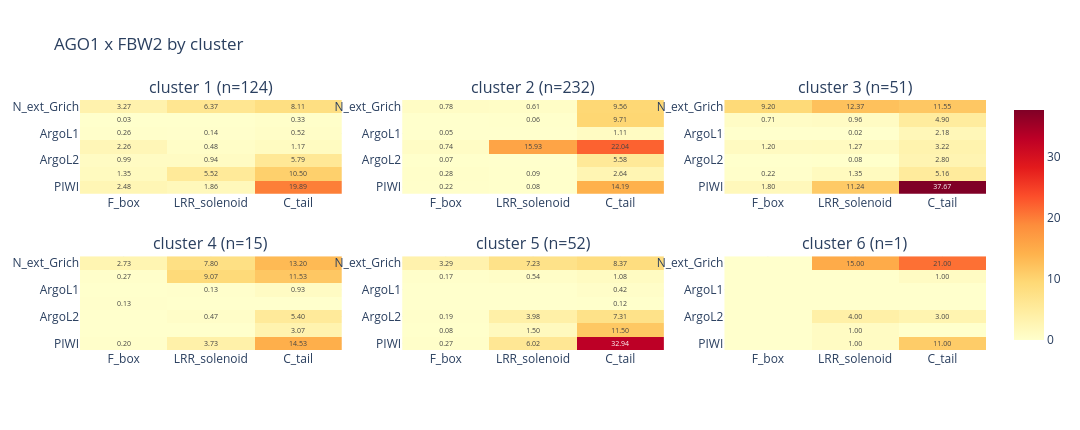

Notebook code for this chart:
### Markdown cell above
## Per-pose-cluster breakdown

One small-multiple panel per couple: one heatmap per pose cluster (`scripts/pose_cluster_anchor.py`'s `cluster` column), shared colour scale
within the panel. If there's only one cluster this collapses to a single tile.

### Code cell
clusters = sorted(df["cluster"].unique())
cluster_n_models = df.groupby("cluster")["fname"].nunique()
print(f"{len(clusters)} pose cluster(s): " + ", ".join(f'{k} (n={cluster_n_models[k]})' for k in clusters))

def panel_by(group_col, group_values, group_n_models, tag, subdir):
    for c in COUPLES:
        ligand_name = LIGAND_CHAIN_NAMES[c]
        mats = {}
        for g in group_values:
            res = couple_matrix(df[df[group_col] == g], c, group_n_models[g])
            if res is not None:
                mats[g] = res
        if not mats:
            print(f"No {RECEPTOR_NAME}-{ligand_name} contacts for any {tag} -- skipping.")
            continue
        present = list(mats)
        zmax = max(r[2].values.max() for r in mats.values()) or 1
        ncols = min(3, len(present)); nrows = -(-len(present) // ncols)
        fig = make_subplots(rows=nrows, cols=ncols,
                            subplot_titles=[f"{tag} {g} (n={group_n_models[g]})" for g in present])
        for i, g in enumerate(present):
            x_labels, y_labels, rate = mats[g]
            r, cc = i // ncols + 1, i % ncols + 1
            fig.add_trace(go.Heatmap(z=rate.values, x=x_labels, y=y_labels, colorscale="YlOrRd",
                zmin=0, zmax=float(zmax), showscale=bool(g == present[-1]),
                text=[[f"{v:.2f}" if v > 0 else "" for v in row] for row in rate.values],
                texttemplate="%{text}", textfont=dict(size=7),
                hovertemplate=f"{tag} {g}<br>%{{y}} / %{{x}}<br>%{{z:.3f}}/model<extra></extra>"),
                row=r, col=cc)
        fig.update_yaxes(autorange="reversed")
        fig.update_layout(title=f"{RECEPTOR_NAME} x {ligand_name} by {tag}", template=TEMPLATE,
                          width=max(760, 360 * ncols), height=max(430, 150 * nrows))
        save_fig(fig, f"{RECEPTOR_NAME.lower()}_{ligand_name.lower()}_heatmap_by_{tag}.html", subdir)

panel_by("cluster", clusters, cluster_n_models, "cluster", "per_cluster")

### Figure 1 — Plotly figure (JSON) as saved in the notebook; plotly's stock layout.template omitted (floating-point values rounded to 4 significant figures)
{"data": [{"colorscale": [[0.0, "rgb(255,255,204)"], [0.125, "rgb(255,237,160)"], [0.25, "rgb(254,217,118)"], [0.375, "rgb(254,178,76)"], [0.5, "rgb(253,141,60)"], [0.625, "rgb(252,78,42)"], [0.75, "rgb(227,26,28)"], [0.875, "rgb(189,0,38)"], [1.0, "rgb(128,0,38)"]], "hovertemplate": "cluster 1<br>%{y} / %{x}<br>%{z:.3f}/model<extra></extra>", "showscale": false, "text": [["3.27", "6.37", "8.11"], ["0.03", "", "0.33"], ["0.26", "0.14", "0.52"], ["2.26", "0.48", "1.17"], ["0.99", "0.94", "5.79"], ["1.35", "5.52", "10.50"], ["2.48", "1.86", "19.89"]], "textfont": {"size": 7}, "texttemplate": "%{text}", "type": "heatmap", "x": ["F_box", "LRR_solenoid", "C_tail"], "xaxis": "x", "y": ["N_ext_Grich", "ArgoN", "ArgoL1", "PAZ", "ArgoL2", "MID", "PIWI"], "yaxis": "y", "z": [[3.274, 6.371, 8.113], [0.03226, 0.0, 0.3306], [0.2581, 0.1371, 0.5242], [2.258, 0.4839, 1.169], [0.9919, 0.9435, 5.79], [1.355, 5.524, 10.5], [2.484, 1.863, 19.89]], "zmax": 37.67, "zmin": 0}, {"colorscale": [[0.0, "rgb(255,255,204)"], [0.125, "rgb(255,237,160)"], [0.25, "rgb(254,217,118)"], [0.375, "rgb(254,178,76)"], [0.5, "rgb(253,141,60)"], [0.625, "rgb(252,78,42)"], [0.75, "rgb(227,26,28)"], [0.875, "rgb(189,0,38)"], [1.0, "rgb(128,0,38)"]], "hovertemplate": "cluster 2<br>%{y} / %{x}<br>%{z:.3f}/model<extra></extra>", "showscale": false, "text": [["0.78", "0.61", "9.56"], ["", "0.06", "9.71"], ["0.05", "", "1.11"], ["0.74", "15.93", "22.04"], ["0.07", "", "5.58"], ["0.28", "0.09", "2.64"], ["0.22", "0.08", "14.19"]], "textfont": {"size": 7}, "texttemplate": "%{text}", "type": "heatmap", "x": ["F_box", "LRR_solenoid", "C_tail"], "xaxis": "x2", "y": ["N_ext_Grich", "ArgoN", "ArgoL1", "PAZ", "ArgoL2", "MID", "PIWI"], "yaxis": "y2", "z": [[0.7759, 0.6121, 9.56], [0.0, 0.05603, 9.711], [0.04741, 0.0, 1.108], [0.7371, 15.93, 22.04], [0.06897, 0.0, 5.582], [0.2845, 0.09483, 2.642], [0.2155, 0.0819, 14.19]], "zmax": 37.67, "zmin": 0}, {"colorscale": [[0.0, "rgb(255,255,204)"], [0.125, "rgb(255,237,160)"], [0.25, "rgb(254,217,118)"], [0.375, "rgb(254,178,76)"], [0.5, "rgb(253,141,60)"], [0.625, "rgb(252,78,42)"], [0.75, "rgb(227,26,28)"], [0.875, "rgb(189,0,38)"], [1.0, "rgb(128,0,38)"]], "hovertemplate": "cluster 3<br>%{y} / %{x}<br>%{z:.3f}/model<extra></extra>", "showscale": false, "text": [["9.20", "12.37", "11.55"], ["0.71", "0.96", "4.90"], ["", "0.02", "2.18"], ["1.20", "1.27", "3.22"], ["", "0.08", "2.80"], ["0.22", "1.35", "5.16"], ["1.80", "11.24", "37.67"]], "textfont": {"size": 7}, "texttemplate": "%{text}", "type": "heatmap", "x": ["F_box", "LRR_solenoid", "C_tail"], "xaxis": "x3", "y": ["N_ext_Grich", "ArgoN", "ArgoL1", "PAZ", "ArgoL2", "MID", "PIWI"], "yaxis": "y3", "z": [[9.196, 12.37, 11.55], [0.7059, 0.9608, 4.902], [0.0, 0.01961, 2.176], [1.196, 1.275, 3.216], [0.0, 0.07843, 2.804], [0.2157, 1.353, 5.157], [1.804, 11.24, 37.67]], "zmax": 37.67, "zmin": 0}, {"colorscale": [[0.0, "rgb(255,255,204)"], [0.125, "rgb(255,237,160)"], [0.25, "rgb(254,217,118)"], [0.375, "rgb(254,178,76)"], [0.5, "rgb(253,141,60)"], [0.625, "rgb(252,78,42)"], [0.75, "rgb(227,26,28)"], [0.875, "rgb(189,0,38)"], [1.0, "rgb(128,0,38)"]], "hovertemplate": "cluster 4<br>%{y} / %{x}<br>%{z:.3f}/model<extra></extra>", "showscale": false, "text": [["2.73", "7.80", "13.20"], ["0.27", "9.07", "11.53"], ["", "0.13", "0.93"], ["0.13", "", ""], ["", "0.47", "5.40"], ["", "", "3.07"], ["0.20", "3.73", "14.53"]], "textfont": {"size": 7}, "texttemplate": "%{text}", "type": "heatmap", "x": ["F_box", "LRR_solenoid", "C_tail"], "xaxis": "x4", "y": ["N_ext_Grich", "ArgoN", "ArgoL1", "PAZ", "ArgoL2", "MID", "PIWI"], "yaxis": "y4", "z": [[2.733, 7.8, 13.2], [0.2667, 9.067, 11.53], [0.0, 0.1333, 0.9333], [0.1333, 0.0, 0.0], [0.0, 0.4667, 5.4], [0.0, 0.0, 3.067], [0.2, 3.733, 14.53]], "zmax": 37.67, "zmin": 0}, {"colorscale": [[0.0, "rgb(255,255,204)"], [0.125, "rgb(255,237,160)"], [0.25, "rgb(254,217,118)"], [0.375, "rgb(254,178,76)"], [0.5, "rgb(253,141,60)"], [0.625, "rgb(252,78,42)"], [0.75, "rgb(227,26,28)"], [0.875, "rgb(189,0,38)"], [1.0, "rgb(128,0,38)"]], "hovertemplate": "cluster 5<br>%{y} / %{x}<br>%{z:.3f}/model<extra></extra>", "showscale": false, "text": [["3.29", "7.23", "8.37"], ["0.17", "0.54", "1.08"], ["", "", "0.42"], ["", "", "0.12"], ["0.19", "3.98", "7.31"], ["0.08", "1.50", "11.50"], ["0.27", "6.02", "32.94"]], "textfont": {"size": 7}, "texttemplate": "%{text}", "type": "heatmap", "x": ["F_box", "LRR_solenoid", "C_tail"], "xaxis": "x5", "y": ["N_ext_Grich", "ArgoN", "ArgoL1", "PAZ", "ArgoL2", "MID", "PIWI"], "yaxis": "y5", "z": [[3.288, 7.231, 8.365], [0.1731, 0.5385, 1.077], [0.0, 0.0, 0.4231], [0.0, 0.0, 0.1154], [0.1923, 3.981, 7.308], [0.07692, 1.5, 11.5], [0.2692, 6.019, 32.94]], "zmax": 37.67, "zmin": 0}, {"colorscale": [[0.0, "rgb(255,255,204)"], [0.125, "rgb(255,237,160)"], [0.25, "rgb(254,217,118)"], [0.375, "rgb(254,178,76)"], [0.5, "rgb(253,141,60)"], [0.625, "rgb(252,78,42)"], [0.75, "rgb(227,26,28)"], [0.875, "rgb(189,0,38)"], [1.0, "rgb(128,0,38)"]], "hovertemplate": "cluster 6<br>%{y} / %{x}<br>%{z:.3f}/model<extra></extra>", "showscale": true, "text": [["", "15.00", "21.00"], ["", "", "1.00"], ["", "", ""], ["", "", ""], ["", "4.00", "3.00"], ["", "1.00", ""], ["", "1.00", "11.00"]], "textfont": {"size": 7}, "texttemplate": "%{text}", "type": "heatmap", "x": ["F_box", "LRR_solenoid", "C_tail"], "xaxis": "x6", "y": ["N_ext_Grich", "ArgoN", "ArgoL1", "PAZ", "ArgoL2", "MID", "PIWI"], "yaxis": "y6", "z": [[0.0, 15.0, 21.0], [0.0, 0.0, 1.0], [0.0, 0.0, 0.0], [0.0, 0.0, 0.0], [0.0, 4.0, 3.0], [0.0, 1.0, 0.0], [0.0, 1.0, 11.0]], "zmax": 37.67, "zmin": 0}], "layout": {"annotations": [{"font": {"size": 16}, "showarrow": false, "text": "cluster 1 (n=124)", "x": 0.1444, "xanchor": "center", "xref": "paper", "y": 1.0, "yanchor": "bottom", "yref": "paper"}, {"font": {"size": 16}, "showarrow": false, "text": "cluster 2 (n=232)", "x": 0.5, "xanchor": "center", "xref": "paper", "y": 1.0, "yanchor": "bottom", "yref": "paper"}, {"font": {"size": 16}, "showarrow": false, "text": "cluster 3 (n=51)", "x": 0.8556, "xanchor": "center", "xref": "paper", "y": 1.0, "yanchor": "bottom", "yref": "paper"}, {"font": {"size": 16}, "showarrow": false, "text": "cluster 4 (n=15)", "x": 0.1444, "xanchor": "center", "xref": "paper", "y": 0.375, "yanchor": "bottom", "yref": "paper"}, {"font": {"size": 16}, "showarrow": false, "text": "cluster 5 (n=52)", "x": 0.5, "xanchor": "center", "xref": "paper", "y": 0.375, "yanchor": "bottom", "yref": "paper"}, {"font": {"size": 16}, "showarrow": false, "text": "cluster 6 (n=1)", "x": 0.8556, "xanchor": "center", "xref": "paper", "y": 0.375, "yanchor": "bottom", "yref": "paper"}], "height": 430, "title": {"text": "AGO1 x FBW2 by cluster"}, "width": 1080, "xaxis": {"anchor": "y", "domain": [0.0, 0.2889]}, "xaxis2": {"anchor": "y2", "domain": [0.3556, 0.6444]}, "xaxis3": {"anchor": "y3", "domain": [0.7111, 1.0]}, "xaxis4": {"anchor": "y4", "domain": [0.0, 0.2889]}, "xaxis5": {"anchor": "y5", "domain": [0.3556, 0.6444]}, "xaxis6": {"anchor": "y6", "domain": [0.7111, 1.0]}, "yaxis": {"anchor": "x", "autorange": "reversed", "domain": [0.625, 1.0]}, "yaxis2": {"anchor": "x2", "autorange": "reversed", "domain": [0.625, 1.0]}, "yaxis3": {"anchor": "x3", "autorange": "reversed", "domain": [0.625, 1.0]}, "yaxis4": {"anchor": "x4", "autorange": "reversed", "domain": [0.0, 0.375]}, "yaxis5": {"anchor": "x5", "autorange": "reversed", "domain": [0.0, 0.375]}, "yaxis6": {"anchor": "x6", "autorange": "reversed", "domain": [0.0, 0.375]}}}
